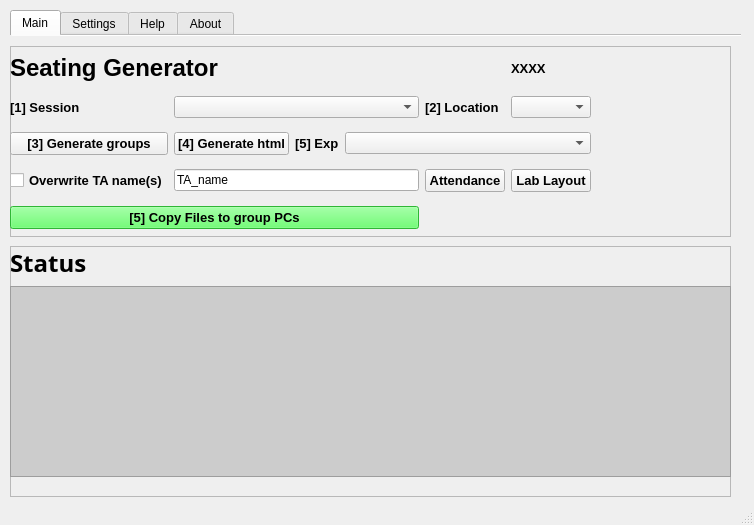
<?xml version="1.0" encoding="UTF-8"?>
<ui version="4.0">
 <class>MainWindow</class>
 <widget class="QMainWindow" name="MainWindow">
  <property name="geometry">
   <rect>
    <x>0</x>
    <y>0</y>
    <width>754</width>
    <height>525</height>
   </rect>
  </property>
  <property name="sizePolicy">
   <sizepolicy hsizetype="Maximum" vsizetype="Preferred">
    <horstretch>0</horstretch>
    <verstretch>0</verstretch>
   </sizepolicy>
  </property>
  <property name="windowTitle">
   <string>YorkU PHYS Lab Seating</string>
  </property>
  <widget class="QWidget" name="centralwidget">
   <widget class="QTabWidget" name="tabWidget">
    <property name="enabled">
     <bool>true</bool>
    </property>
    <property name="geometry">
     <rect>
      <x>10</x>
      <y>10</y>
      <width>731</width>
      <height>491</height>
     </rect>
    </property>
    <property name="font">
     <font>
      <family>Arial</family>
     </font>
    </property>
    <property name="tabShape">
     <enum>QTabWidget::Rounded</enum>
    </property>
    <property name="currentIndex">
     <number>0</number>
    </property>
    <property name="usesScrollButtons">
     <bool>true</bool>
    </property>
    <property name="documentMode">
     <bool>true</bool>
    </property>
    <property name="tabsClosable">
     <bool>false</bool>
    </property>
    <property name="movable">
     <bool>false</bool>
    </property>
    <widget class="QWidget" name="tab_main">
     <attribute name="title">
      <string>Main</string>
     </attribute>
     <widget class="QFrame" name="frame">
      <property name="geometry">
       <rect>
        <x>0</x>
        <y>10</y>
        <width>721</width>
        <height>191</height>
       </rect>
      </property>
      <property name="font">
       <font>
        <family>Arial</family>
       </font>
      </property>
      <property name="frameShape">
       <enum>QFrame::StyledPanel</enum>
      </property>
      <property name="frameShadow">
       <enum>QFrame::Raised</enum>
      </property>
      <widget class="QWidget" name="gridLayoutWidget_2">
       <property name="geometry">
        <rect>
         <x>0</x>
         <y>0</y>
         <width>581</width>
         <height>192</height>
        </rect>
       </property>
       <layout class="QGridLayout" name="gridLayout_3">
        <item row="8" column="0" colspan="4">
         <widget class="QPushButton" name="pushButton_copyfiles">
          <property name="sizePolicy">
           <sizepolicy hsizetype="Preferred" vsizetype="Fixed">
            <horstretch>0</horstretch>
            <verstretch>0</verstretch>
           </sizepolicy>
          </property>
          <property name="font">
           <font>
            <family>Arial</family>
            <pointsize>10</pointsize>
            <weight>75</weight>
            <bold>true</bold>
           </font>
          </property>
          <property name="styleSheet">
           <string notr="true">background-color: rgb(66, 255, 75);</string>
          </property>
          <property name="text">
           <string>[5] Copy Files to group PCs</string>
          </property>
         </widget>
        </item>
        <item row="6" column="0">
         <widget class="QCheckBox" name="checkBox_TAname_overwrite">
          <property name="font">
           <font>
            <pointsize>10</pointsize>
            <weight>75</weight>
            <bold>true</bold>
           </font>
          </property>
          <property name="text">
           <string>Overwrite TA name(s)</string>
          </property>
         </widget>
        </item>
        <item row="0" column="5">
         <widget class="QLabel" name="course_label">
          <property name="font">
           <font>
            <pointsize>10</pointsize>
            <weight>75</weight>
            <bold>true</bold>
           </font>
          </property>
          <property name="text">
           <string>XXXX</string>
          </property>
         </widget>
        </item>
        <item row="0" column="0" colspan="5">
         <widget class="QLabel" name="label_5">
          <property name="sizePolicy">
           <sizepolicy hsizetype="Preferred" vsizetype="Fixed">
            <horstretch>0</horstretch>
            <verstretch>0</verstretch>
           </sizepolicy>
          </property>
          <property name="font">
           <font>
            <pointsize>18</pointsize>
            <weight>75</weight>
            <bold>true</bold>
           </font>
          </property>
          <property name="text">
           <string>Seating Generator</string>
          </property>
         </widget>
        </item>
        <item row="4" column="5">
         <widget class="QComboBox" name="comboBox_room"/>
        </item>
        <item row="4" column="4">
         <widget class="QLabel" name="label_3">
          <property name="font">
           <font>
            <pointsize>10</pointsize>
            <weight>75</weight>
            <bold>true</bold>
           </font>
          </property>
          <property name="text">
           <string>[2] Location</string>
          </property>
         </widget>
        </item>
        <item row="5" column="0">
         <widget class="QPushButton" name="pushButton_grouping">
          <property name="sizePolicy">
           <sizepolicy hsizetype="Preferred" vsizetype="Fixed">
            <horstretch>0</horstretch>
            <verstretch>0</verstretch>
           </sizepolicy>
          </property>
          <property name="font">
           <font>
            <family>Arial</family>
            <pointsize>10</pointsize>
            <weight>75</weight>
            <bold>true</bold>
           </font>
          </property>
          <property name="text">
           <string>[3] Generate groups</string>
          </property>
         </widget>
        </item>
        <item row="5" column="1">
         <widget class="QPushButton" name="pushButton_htmlgen">
          <property name="sizePolicy">
           <sizepolicy hsizetype="Preferred" vsizetype="Fixed">
            <horstretch>0</horstretch>
            <verstretch>0</verstretch>
           </sizepolicy>
          </property>
          <property name="font">
           <font>
            <family>Arial</family>
            <pointsize>10</pointsize>
            <weight>75</weight>
            <bold>true</bold>
           </font>
          </property>
          <property name="text">
           <string>[4] Generate html</string>
          </property>
         </widget>
        </item>
        <item row="5" column="2">
         <widget class="QLabel" name="label_6">
          <property name="sizePolicy">
           <sizepolicy hsizetype="Fixed" vsizetype="Preferred">
            <horstretch>0</horstretch>
            <verstretch>0</verstretch>
           </sizepolicy>
          </property>
          <property name="font">
           <font>
            <pointsize>10</pointsize>
            <weight>75</weight>
            <bold>true</bold>
           </font>
          </property>
          <property name="text">
           <string>[5] Exp</string>
          </property>
         </widget>
        </item>
        <item row="5" column="3" colspan="3">
         <widget class="QComboBox" name="comboBox_exp_id"/>
        </item>
        <item row="6" column="1" colspan="3">
         <widget class="QLineEdit" name="lineEdit_TAname">
          <property name="text">
           <string>TA_name</string>
          </property>
         </widget>
        </item>
        <item row="6" column="4">
         <widget class="QPushButton" name="pushButton_att">
          <property name="font">
           <font>
            <pointsize>10</pointsize>
            <weight>75</weight>
            <bold>true</bold>
           </font>
          </property>
          <property name="text">
           <string>Attendance</string>
          </property>
         </widget>
        </item>
        <item row="6" column="5">
         <widget class="QPushButton" name="pushButton_labLayout">
          <property name="font">
           <font>
            <pointsize>10</pointsize>
            <weight>75</weight>
            <bold>true</bold>
           </font>
          </property>
          <property name="text">
           <string>Lab Layout</string>
          </property>
         </widget>
        </item>
        <item row="4" column="1" colspan="3">
         <widget class="QComboBox" name="comboBox_session">
          <property name="sizePolicy">
           <sizepolicy hsizetype="Minimum" vsizetype="Fixed">
            <horstretch>0</horstretch>
            <verstretch>0</verstretch>
           </sizepolicy>
          </property>
         </widget>
        </item>
        <item row="4" column="0">
         <widget class="QLabel" name="label_15">
          <property name="sizePolicy">
           <sizepolicy hsizetype="Fixed" vsizetype="Preferred">
            <horstretch>0</horstretch>
            <verstretch>0</verstretch>
           </sizepolicy>
          </property>
          <property name="font">
           <font>
            <pointsize>10</pointsize>
            <weight>75</weight>
            <bold>true</bold>
           </font>
          </property>
          <property name="text">
           <string>[1] Session</string>
          </property>
         </widget>
        </item>
       </layout>
      </widget>
      <widget class="QLabel" name="label_2">
       <property name="geometry">
        <rect>
         <x>590</x>
         <y>10</y>
         <width>121</width>
         <height>171</height>
        </rect>
       </property>
       <property name="text">
        <string/>
       </property>
       <property name="pixmap">
        <pixmap>yorku.png</pixmap>
       </property>
       <property name="scaledContents">
        <bool>true</bool>
       </property>
      </widget>
     </widget>
     <widget class="QFrame" name="frame_6">
      <property name="geometry">
       <rect>
        <x>0</x>
        <y>210</y>
        <width>721</width>
        <height>251</height>
       </rect>
      </property>
      <property name="font">
       <font>
        <family>Arial</family>
       </font>
      </property>
      <property name="frameShape">
       <enum>QFrame::StyledPanel</enum>
      </property>
      <property name="frameShadow">
       <enum>QFrame::Raised</enum>
      </property>
      <widget class="QWidget" name="verticalLayoutWidget">
       <property name="geometry">
        <rect>
         <x>0</x>
         <y>0</y>
         <width>721</width>
         <height>231</height>
        </rect>
       </property>
       <property name="font">
        <font>
         <family>Arial</family>
        </font>
       </property>
       <layout class="QVBoxLayout" name="verticalLayout">
        <item>
         <widget class="QLabel" name="label_7">
          <property name="font">
           <font>
            <family>Arial Hebrew</family>
            <pointsize>18</pointsize>
            <weight>75</weight>
            <bold>true</bold>
           </font>
          </property>
          <property name="text">
           <string>Status</string>
          </property>
         </widget>
        </item>
        <item>
         <widget class="QTextBrowser" name="statusbox">
          <property name="font">
           <font>
            <family>Arial</family>
           </font>
          </property>
          <property name="styleSheet">
           <string notr="true">background-color: rgb(204, 204, 204);</string>
          </property>
         </widget>
        </item>
       </layout>
      </widget>
     </widget>
    </widget>
    <widget class="QWidget" name="tab_settings">
     <attribute name="title">
      <string>Settings</string>
     </attribute>
     <widget class="QFrame" name="frame_2">
      <property name="geometry">
       <rect>
        <x>0</x>
        <y>10</y>
        <width>721</width>
        <height>451</height>
       </rect>
      </property>
      <property name="frameShape">
       <enum>QFrame::StyledPanel</enum>
      </property>
      <property name="frameShadow">
       <enum>QFrame::Raised</enum>
      </property>
      <widget class="QWidget" name="gridLayoutWidget_3">
       <property name="geometry">
        <rect>
         <x>9</x>
         <y>9</y>
         <width>701</width>
         <height>391</height>
        </rect>
       </property>
       <layout class="QGridLayout" name="gridLayout_4">
        <item row="5" column="3">
         <widget class="QLabel" name="label_14">
          <property name="text">
           <string>Max # of seats</string>
          </property>
         </widget>
        </item>
        <item row="6" column="1">
         <widget class="QCheckBox" name="checkBox_localCopy">
          <property name="text">
           <string>Local copy</string>
          </property>
         </widget>
        </item>
        <item row="2" column="4">
         <widget class="QComboBox" name="comboBox_semester">
          <item>
           <property name="text">
            <string>Fall</string>
           </property>
          </item>
          <item>
           <property name="text">
            <string>Winter</string>
           </property>
          </item>
          <item>
           <property name="text">
            <string>Summer</string>
           </property>
          </item>
         </widget>
        </item>
        <item row="6" column="0">
         <widget class="QCheckBox" name="checkBox_debugMode">
          <property name="text">
           <string>Debug mode</string>
          </property>
         </widget>
        </item>
        <item row="8" column="3" colspan="2">
         <widget class="QPushButton" name="pushButton_save_settings">
          <property name="styleSheet">
           <string notr="true">background-color: rgb(253, 128, 8);</string>
          </property>
          <property name="text">
           <string>Save</string>
          </property>
         </widget>
        </item>
        <item row="5" column="0">
         <widget class="QLabel" name="label_39">
          <property name="sizePolicy">
           <sizepolicy hsizetype="Preferred" vsizetype="Fixed">
            <horstretch>0</horstretch>
            <verstretch>0</verstretch>
           </sizepolicy>
          </property>
          <property name="font">
           <font>
            <pointsize>18</pointsize>
            <weight>75</weight>
            <bold>true</bold>
           </font>
          </property>
          <property name="text">
           <string>Advance</string>
          </property>
         </widget>
        </item>
        <item row="4" column="3">
         <widget class="QLabel" name="label_45">
          <property name="text">
           <string>Max # of groups</string>
          </property>
         </widget>
        </item>
        <item row="1" column="2">
         <widget class="QPushButton" name="pushButton_course_dir_browse">
          <property name="text">
           <string>Brows</string>
          </property>
         </widget>
        </item>
        <item row="2" column="3">
         <widget class="QLabel" name="label_36">
          <property name="text">
           <string>Semester</string>
          </property>
         </widget>
        </item>
        <item row="4" column="4">
         <widget class="QLineEdit" name="lineEdit_ngroups">
          <property name="text">
           <string>8</string>
          </property>
         </widget>
        </item>
        <item row="1" column="1">
         <widget class="QLineEdit" name="lineEdit_course_dir">
          <property name="text">
           <string/>
          </property>
         </widget>
        </item>
        <item row="0" column="0">
         <widget class="QLabel" name="label_38">
          <property name="sizePolicy">
           <sizepolicy hsizetype="Preferred" vsizetype="Fixed">
            <horstretch>0</horstretch>
            <verstretch>0</verstretch>
           </sizepolicy>
          </property>
          <property name="font">
           <font>
            <pointsize>18</pointsize>
            <weight>75</weight>
            <bold>true</bold>
           </font>
          </property>
          <property name="text">
           <string>Input lists</string>
          </property>
         </widget>
        </item>
        <item row="1" column="0">
         <widget class="QLabel" name="label_41">
          <property name="font">
           <font>
            <weight>50</weight>
            <bold>false</bold>
           </font>
          </property>
          <property name="text">
           <string>Course main directory</string>
          </property>
         </widget>
        </item>
        <item row="5" column="4">
         <widget class="QLineEdit" name="lineEdit_nbenches">
          <property name="text">
           <string>4</string>
          </property>
         </widget>
        </item>
        <item row="3" column="3">
         <widget class="QLabel" name="label_46">
          <property name="font">
           <font>
            <weight>50</weight>
            <bold>false</bold>
           </font>
          </property>
          <property name="text">
           <string>Course Code</string>
          </property>
         </widget>
        </item>
        <item row="1" column="4">
         <widget class="QLineEdit" name="lineEdit_year">
          <property name="font">
           <font>
            <weight>50</weight>
            <bold>false</bold>
           </font>
          </property>
          <property name="text">
           <string>2023</string>
          </property>
         </widget>
        </item>
        <item row="0" column="3">
         <widget class="QLabel" name="label_32">
          <property name="font">
           <font>
            <pointsize>18</pointsize>
            <weight>75</weight>
            <bold>true</bold>
           </font>
          </property>
          <property name="text">
           <string>Course Details</string>
          </property>
         </widget>
        </item>
        <item row="3" column="4">
         <widget class="QLineEdit" name="lineEdit_code">
          <property name="font">
           <font>
            <weight>50</weight>
            <bold>false</bold>
           </font>
          </property>
          <property name="text">
           <string>xxxx</string>
          </property>
         </widget>
        </item>
        <item row="1" column="3">
         <widget class="QLabel" name="label_33">
          <property name="font">
           <font>
            <weight>50</weight>
            <bold>false</bold>
           </font>
          </property>
          <property name="text">
           <string>Year</string>
          </property>
         </widget>
        </item>
        <item row="2" column="1">
         <widget class="QLineEdit" name="lineEdit_pc_dir">
          <property name="text">
           <string/>
          </property>
         </widget>
        </item>
        <item row="2" column="0">
         <widget class="QLabel" name="label_47">
          <property name="text">
           <string>PC lists directory</string>
          </property>
         </widget>
        </item>
        <item row="8" column="1">
         <widget class="QPushButton" name="pushButton_rebootLaptops">
          <property name="sizePolicy">
           <sizepolicy hsizetype="Preferred" vsizetype="Fixed">
            <horstretch>0</horstretch>
            <verstretch>0</verstretch>
           </sizepolicy>
          </property>
          <property name="font">
           <font>
            <family>Arial</family>
           </font>
          </property>
          <property name="styleSheet">
           <string notr="true">background-color: rgb(252, 53, 48);</string>
          </property>
          <property name="text">
           <string>Reboot Laptops</string>
          </property>
         </widget>
        </item>
        <item row="8" column="0">
         <widget class="QPushButton" name="pushButton_rebootPCs">
          <property name="sizePolicy">
           <sizepolicy hsizetype="Preferred" vsizetype="Fixed">
            <horstretch>0</horstretch>
            <verstretch>0</verstretch>
           </sizepolicy>
          </property>
          <property name="font">
           <font>
            <family>Arial</family>
           </font>
          </property>
          <property name="styleSheet">
           <string notr="true">background-color: rgb(252, 53, 48);</string>
          </property>
          <property name="text">
           <string>Reboot Group PCs</string>
          </property>
         </widget>
        </item>
        <item row="2" column="2">
         <widget class="QPushButton" name="pushButton_pc_browse">
          <property name="text">
           <string>Brows</string>
          </property>
         </widget>
        </item>
       </layout>
      </widget>
     </widget>
    </widget>
    <widget class="QWidget" name="tab">
     <attribute name="title">
      <string>Help</string>
     </attribute>
     <widget class="QTextEdit" name="textEdit">
      <property name="geometry">
       <rect>
        <x>0</x>
        <y>0</y>
        <width>721</width>
        <height>431</height>
       </rect>
      </property>
      <property name="html">
       <string>&lt;!DOCTYPE HTML PUBLIC &quot;-//W3C//DTD HTML 4.0//EN&quot; &quot;http://www.w3.org/TR/REC-html40/strict.dtd&quot;&gt;
&lt;html&gt;&lt;head&gt;&lt;meta name=&quot;qrichtext&quot; content=&quot;1&quot; /&gt;&lt;style type=&quot;text/css&quot;&gt;
p, li { white-space: pre-wrap; }
&lt;/style&gt;&lt;/head&gt;&lt;body style=&quot; font-family:'Arial'; font-size:8.25pt; font-weight:400; font-style:normal;&quot;&gt;
&lt;p style=&quot; margin-top:0px; margin-bottom:0px; margin-left:0px; margin-right:0px; -qt-block-indent:0; text-indent:0px;&quot;&gt;&lt;span style=&quot; font-size:18pt; font-weight:600;&quot;&gt;How to use the program:&lt;/span&gt;&lt;/p&gt;
&lt;p style=&quot; margin-top:12px; margin-bottom:12px; margin-left:0px; margin-right:0px; -qt-block-indent:0; text-indent:0px;&quot;&gt;&lt;span style=&quot; font-size:13pt;&quot;&gt;1- Go to the setting tab and load the corresponding input directory. Make sure this directory contains at least 3 csv files (exp_*, stud_*, time_*).&lt;/span&gt;&lt;/p&gt;
&lt;p style=&quot; margin-top:12px; margin-bottom:12px; margin-left:0px; margin-right:0px; -qt-block-indent:0; text-indent:0px;&quot;&gt;&lt;span style=&quot; font-size:13pt;&quot;&gt;   a- Brows for PC list txt file which should contain the list of both group PCs and laptops. &lt;/span&gt;&lt;/p&gt;
&lt;p style=&quot; margin-top:12px; margin-bottom:12px; margin-left:0px; margin-right:0px; -qt-block-indent:0; text-indent:0px;&quot;&gt;&lt;span style=&quot; font-size:13pt;&quot;&gt;   b- Set the course settings and save.&lt;/span&gt;&lt;/p&gt;
&lt;p style=&quot; margin-top:0px; margin-bottom:0px; margin-left:0px; margin-right:0px; -qt-block-indent:0; text-indent:0px;&quot;&gt;&lt;span style=&quot; font-size:13pt;&quot;&gt;2) In the main tab, select a session and press &lt;/span&gt;&lt;span style=&quot; font-size:13pt; font-weight:600;&quot;&gt;'Generate Groups'&lt;/span&gt;&lt;span style=&quot; font-size:13pt;&quot;&gt; button to generate a .pkl file containing the seating details of all listed experiments and students in the given session.&lt;/span&gt;&lt;/p&gt;
&lt;p style=&quot; margin-top:0px; margin-bottom:0px; margin-left:0px; margin-right:0px; -qt-block-indent:0; text-indent:0px;&quot;&gt;&lt;span style=&quot; font-size:13pt;&quot;&gt;  a) Grouping process tries to create a uniform number (as much as possible) of students per group according to the 'Max # of groups' value.&lt;/span&gt;&lt;/p&gt;
&lt;p style=&quot;-qt-paragraph-type:empty; margin-top:0px; margin-bottom:0px; margin-left:0px; margin-right:0px; -qt-block-indent:0; text-indent:0px; font-size:13pt;&quot;&gt;&lt;br /&gt;&lt;/p&gt;
&lt;p style=&quot; margin-top:0px; margin-bottom:0px; margin-left:0px; margin-right:0px; -qt-block-indent:0; text-indent:0px;&quot;&gt;&lt;span style=&quot; font-size:13pt;&quot;&gt;3) Once the .pkl file is generated, press &lt;/span&gt;&lt;span style=&quot; font-size:13pt; font-weight:600;&quot;&gt;'Generate HTML&lt;/span&gt;&lt;span style=&quot; font-size:13pt;&quot;&gt;' to generate the seating HTML files per group. The seating files for each experiment will be stored in a separate directory labeled with the experiment id.&lt;/span&gt;&lt;/p&gt;
&lt;p style=&quot;-qt-paragraph-type:empty; margin-top:0px; margin-bottom:0px; margin-left:0px; margin-right:0px; -qt-block-indent:0; text-indent:0px; font-size:13pt;&quot;&gt;&lt;br /&gt;&lt;/p&gt;
&lt;p style=&quot; margin-top:0px; margin-bottom:0px; margin-left:0px; margin-right:0px; -qt-block-indent:0; text-indent:0px;&quot;&gt;&lt;span style=&quot; font-size:13pt;&quot;&gt;4) Select the target Experiment number and press the&lt;/span&gt;&lt;span style=&quot; font-size:13pt; font-weight:600;&quot;&gt; 'Copy Files'&lt;/span&gt;&lt;span style=&quot; font-size:13pt;&quot;&gt; button to copy the generated HTML files of the corresponding experiment to all group pcs listed in the given text file.&lt;/span&gt;&lt;/p&gt;
&lt;p style=&quot;-qt-paragraph-type:empty; margin-top:0px; margin-bottom:0px; margin-left:0px; margin-right:0px; -qt-block-indent:0; text-indent:0px; font-size:13pt;&quot;&gt;&lt;br /&gt;&lt;/p&gt;
&lt;p style=&quot; margin-top:0px; margin-bottom:0px; margin-left:0px; margin-right:0px; -qt-block-indent:0; text-indent:0px;&quot;&gt;&lt;span style=&quot; font-size:13pt;&quot;&gt;5) The html files will auto-refresh every 15 sec., but if needed, group PCs can be rebooted via  &lt;/span&gt;&lt;span style=&quot; font-size:13pt; font-weight:600;&quot;&gt;'Reboot Group PCs'&lt;/span&gt;&lt;span style=&quot; font-size:13pt;&quot;&gt; button from the settings tab (e.g., to wake the screens up).&lt;/span&gt;&lt;/p&gt;
&lt;p style=&quot;-qt-paragraph-type:empty; margin-top:0px; margin-bottom:0px; margin-left:0px; margin-right:0px; -qt-block-indent:0; text-indent:0px; font-size:13pt;&quot;&gt;&lt;br /&gt;&lt;/p&gt;
&lt;p style=&quot; margin-top:0px; margin-bottom:0px; margin-left:0px; margin-right:0px; -qt-block-indent:0; text-indent:0px;&quot;&gt;&lt;span style=&quot; font-size:13pt;&quot;&gt;6) Each Group PC is set to automatically load the corresponding group page in Windows Kiosk mode.&lt;/span&gt;&lt;/p&gt;
&lt;p style=&quot;-qt-paragraph-type:empty; margin-top:0px; margin-bottom:0px; margin-left:0px; margin-right:0px; -qt-block-indent:0; text-indent:0px; font-size:13pt;&quot;&gt;&lt;br /&gt;&lt;/p&gt;
&lt;p style=&quot; margin-top:0px; margin-bottom:0px; margin-left:0px; margin-right:0px; -qt-block-indent:0; text-indent:0px;&quot;&gt;&lt;span style=&quot; font-size:13pt;&quot;&gt;7) The laptops can be rebooted from &lt;/span&gt;&lt;span style=&quot; font-size:13pt; font-weight:600;&quot;&gt;'Reboot Laptops'&lt;/span&gt;&lt;span style=&quot; font-size:13pt;&quot;&gt; button from the settings tab.&lt;/span&gt;&lt;/p&gt;&lt;/body&gt;&lt;/html&gt;</string>
      </property>
     </widget>
    </widget>
    <widget class="QWidget" name="tab_about">
     <attribute name="title">
      <string>About</string>
     </attribute>
     <widget class="QLabel" name="label">
      <property name="geometry">
       <rect>
        <x>350</x>
        <y>30</y>
        <width>351</width>
        <height>301</height>
       </rect>
      </property>
      <property name="font">
       <font>
        <family>Arial</family>
       </font>
      </property>
      <property name="text">
       <string>&lt;html&gt;&lt;head/&gt;&lt;body&gt;&lt;p&gt;&lt;span style=&quot; font-size:15pt; font-weight:600;&quot;&gt;YorkU PHYS Lab Seating Assigner&lt;/span&gt;&lt;/p&gt;&lt;p&gt;&lt;span style=&quot; font-size:11pt;&quot;&gt;V 6.0, May 2023&lt;/span&gt;&lt;br/&gt;&lt;/p&gt;&lt;p&gt;Developed by Mohammad Kareem, PhD&lt;/p&gt;&lt;p&gt;&lt;span style=&quot; font-family:'Calibri,sans-serif'; color:#000000;&quot;&gt;Laboratory Technologist&lt;/span&gt;&lt;/p&gt;&lt;p&gt;mkareem@yorku.ca&lt;/p&gt;&lt;p&gt;Department of Physics &amp;amp; Astronomy&lt;/p&gt;&lt;p&gt;&lt;span style=&quot; font-size:8.5pt; color:#000000;&quot;&gt;Faculty of Science | &lt;/span&gt;&lt;span style=&quot; font-size:8.5pt; color:#000000; text-transform:uppercase;&quot;&gt;York University&lt;/span&gt;&lt;/p&gt;&lt;p&gt;&lt;span style=&quot; font-size:8.5pt; color:#000000;&quot;&gt;Petrie Science &amp;amp; Engineering 122&lt;/span&gt;&lt;/p&gt;&lt;p&gt;&lt;span style=&quot; font-size:8.5pt; color:#000000;&quot;&gt;4700 Keele Street Toronto ON, Canada M3J 1P3&lt;/span&gt;&lt;/p&gt;&lt;/body&gt;&lt;/html&gt;</string>
      </property>
     </widget>
     <widget class="QLabel" name="label_9">
      <property name="geometry">
       <rect>
        <x>20</x>
        <y>110</y>
        <width>311</width>
        <height>101</height>
       </rect>
      </property>
      <property name="text">
       <string/>
      </property>
      <property name="pixmap">
       <pixmap>YorkU_logo_L.png</pixmap>
      </property>
      <property name="scaledContents">
       <bool>true</bool>
      </property>
     </widget>
    </widget>
   </widget>
  </widget>
  <widget class="QMenuBar" name="menubar">
   <property name="geometry">
    <rect>
     <x>0</x>
     <y>0</y>
     <width>754</width>
     <height>21</height>
    </rect>
   </property>
  </widget>
  <widget class="QStatusBar" name="statusbar"/>
 </widget>
 <resources>
  <include location="YorkU_Images.qrc"/>
 </resources>
 <connections/>
</ui>
